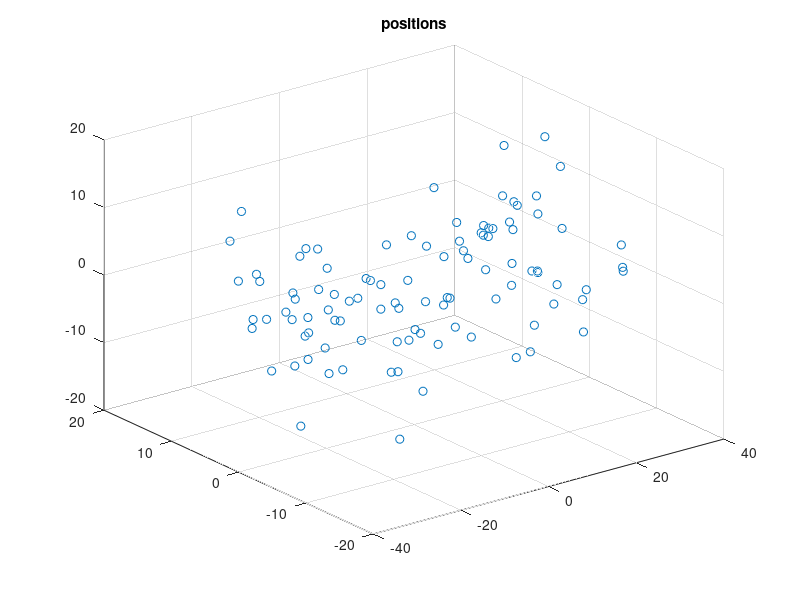
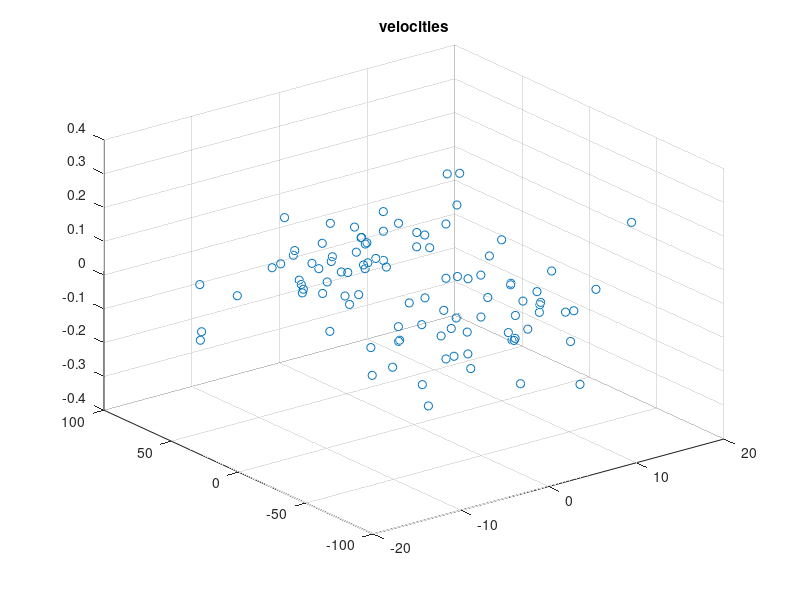

These figures' MATLAB source, in order: (Note: this script raises an error after producing the figures.)

%{ 
Generate clusters of particles.
Spesification matrix:
- number of particles (n)
- centre of cluster (x,y,z)
- standard deviation in position (dx,dy,dz)
- average velocity of clusters (vx,vy,vz)
- magnitude of angular momentum (lmag)
- standard deviation in velocities (dv)
- dirction of angular momentum (lx,ly,lz)

Format per row:
[n, x,y,z, dx,dy,dz, vx,vy,vz, lmag,dv, lx,ly,lz]
 1  2 3 4   5  6  7   8  9 10    11 12  13 14 15
%}

fileName = 'bigCrystalSpin.csv';

specification = [ 50, 20,0,0, 7,7,7, 0,50,0, 20,.1, 0,0,1;
                  50, -20,0,0, 7,7,7, 0,-50,0, 20,.1 0,0,1];

totalParticleCount = sum(specification(:,1));

[clusters, ~] = size(specification);

allPositions = zeros(totalParticleCount, 3);
allVelocities = zeros(totalParticleCount, 3);
index = 1;

for cluster = 1:clusters
    
    % Extract information for current cluster from spesification matrix
    particleCount = specification(cluster, 1);
    averagePosition = specification(cluster, 2:4);
    deviationPosition = specification(cluster, 5:7);
    averageVelocity = specification(cluster, 8:10);
    angularVelocityMagnitude = specification(cluster, 11)/particleCount;
    deviationMagnitude = specification(cluster, 12);
    angularVelocityDirection = specification(cluster,13:15)./norm(specification(cluster,13:15));
    
    % Generate normaly distributed positions for particles in cluster
    positions = normrnd(repmat(averagePosition, particleCount, 1), repmat(deviationPosition, particleCount, 1));
    centreOfMass = mean(positions);
    relativePosition = positions - centreOfMass;
    
    % Generate velocities forparticles that have spesified
    %  - total angular momentum about cluster centre
    %  - average velocity
    
    velocities = cross(repmat(angularVelocityDirection, particleCount, 1), relativePosition);
    
    velocities = normrnd(velocities, deviationMagnitude);
    
    velocities = velocities + averageVelocity;
    
    allPositions(index:index+particleCount-1,:) = positions; 
    allVelocities(index:index+particleCount-1,:) = velocities;
    index = index + particleCount;
end

% Rescale velocities to ensure there is no drift in the system
averageVelocity = mean(allVelocities);
allVelocities = averageVelocity - allVelocities;


% Plot result
scatter3(allPositions(:,1),allPositions(:,2),allPositions(:,3))
title('positions')
figure
scatter3(allVelocities(:,1),allVelocities(:,2),allVelocities(:,3))
title('velocities')
append_to_csv(fileName, 0, allPositions, allVelocities);
